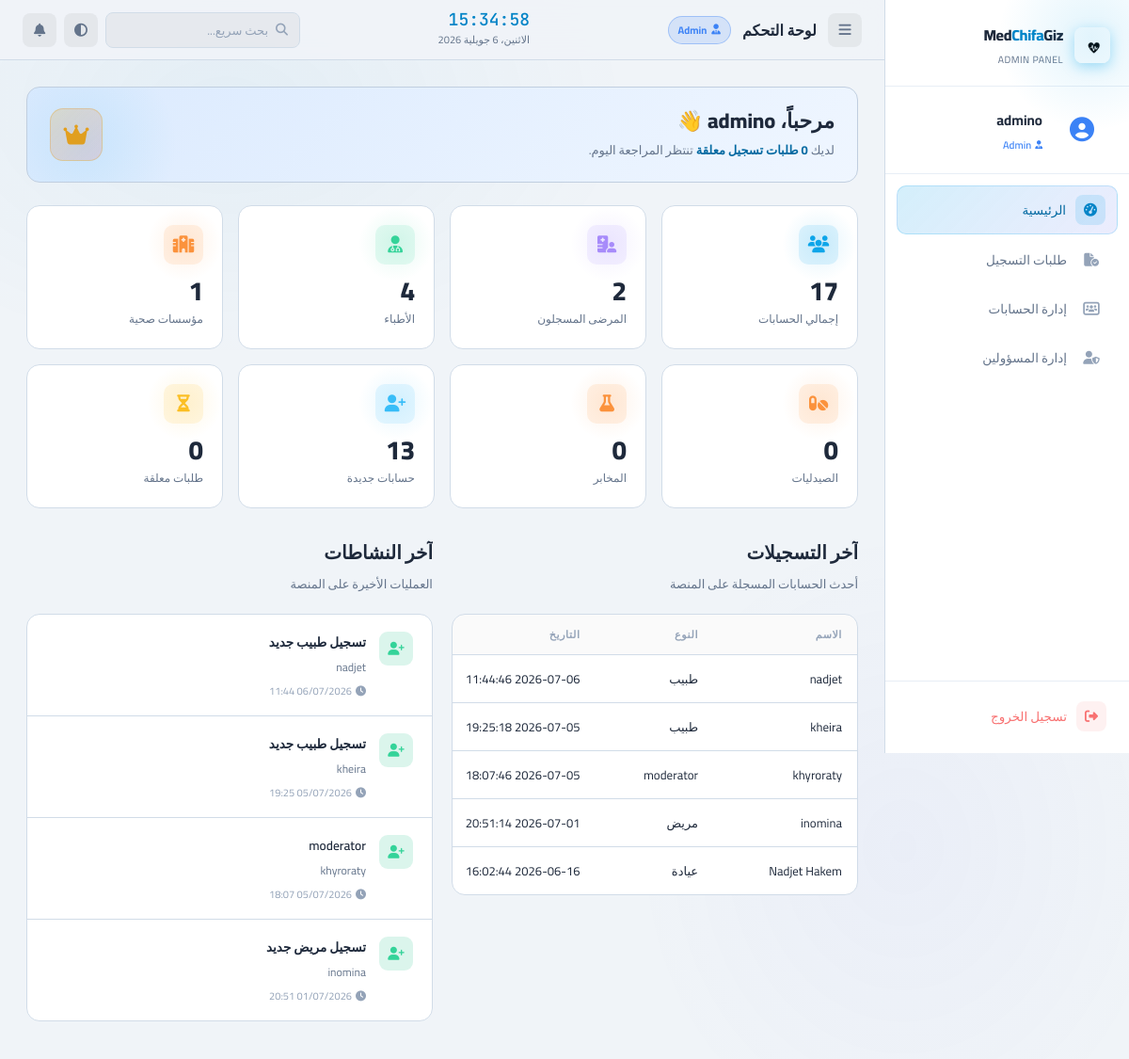
Screenshot of /super_admin_dashboard.php (signed in) with the database file from the repository.
### tables this page shows
CREATE TABLE `platform_settings` (
  `key` varchar(100) NOT NULL,
  `value` text DEFAULT NULL,
  `updated_at` timestamp NOT NULL DEFAULT current_timestamp() ON UPDATE current_timestamp()
);

CREATE TABLE `users` (
  `id` int(11) NOT NULL,
  `full_name` varchar(120) NOT NULL,
  `email` varchar(150) DEFAULT NULL,
  `phone` varchar(20) DEFAULT NULL,
  `password_hash` varchar(255) NOT NULL,
  `role` enum('patient','doctor','pharmacy','clinic','lab','super_admin','admin','moderator') NOT NULL,
  `created_at` timestamp NOT NULL DEFAULT current_timestamp(),
  `reset_otp` varchar(10) DEFAULT NULL,
  `otp_expire` datetime DEFAULT NULL,
  `otp_attempts` int(11) DEFAULT 0,
  `twofa_secret` varchar(255) DEFAULT NULL,
  `twofa_enabled` tinyint(1) DEFAULT 0,
  `status` enum('pending','approved','rejected') NOT NULL DEFAULT 'pending',
  `rejection_reason` text DEFAULT NULL,
  `profile_completed` tinyint(1) NOT NULL DEFAULT 0,
  `account_status` varchar(20) NOT NULL DEFAULT 'active',
  `permissions` longtext DEFAULT NULL,
  `profile_picture` varchar(255) DEFAULT NULL COMMENT 'مسار صورة البروفايل المحفوظة في uploads/avatars/',
  `last_login` datetime DEFAULT NULL,
  `previous_login` datetime DEFAULT NULL,
  `last_seen` datetime DEFAULT NULL,
  `is_online` tinyint(1) NOT NULL DEFAULT 0
);

### super_admin_dashboard.php (the view, shortened to what this page needs)
<?php
function hasPermission($permission) {
    return isset($_SESSION['permissions'][$permission]) &&
           $_SESSION['permissions'][$permission] === true;
}
require_once 'super_admin_notifications_helper.php';
$totalUsers = $pdo->query("
SELECT COUNT(*) FROM users
")->fetchColumn();
$totalPatients = $pdo->query("
SELECT COUNT(*) FROM users
WHERE role='patient'
")->fetchColumn();
$totalDoctors = $pdo->query("
SELECT COUNT(*) FROM users
WHERE role='doctor'
")->fetchColumn();
$newUsers = $pdo->query("
SELECT COUNT(*) FROM users
WHERE created_at >= DATE_SUB(NOW(), INTERVAL 30 DAY)
")->fetchColumn();
$totalPending = $pdo->query("
SELECT COUNT(*) FROM users
WHERE status='pending'
")->fetchColumn();
$totalClinics = $pdo->query("
SELECT COUNT(*) FROM users
WHERE role='clinic'
")->fetchColumn();
$totalPharmacies = $pdo->query("
SELECT COUNT(*) FROM users
WHERE role='pharmacy'
")->fetchColumn();
$totalLabs = $pdo->query("
SELECT COUNT(*) FROM users
WHERE role='lab'
")->fetchColumn();
$latestUsers = $pdo->query("
SELECT full_name, role, status, created_at
FROM users
ORDER BY id DESC
LIMIT 5
")->fetchAll(PDO::FETCH_ASSOC);
$latestActivities = $pdo->query("
SELECT full_name, role, created_at
FROM users
ORDER BY id DESC
LIMIT 4
")->fetchAll(PDO::FETCH_ASSOC);
$_roleMap = ['super_admin'=>'Super Admin','admin'=>'Admin','moderator'=>'Moderator'];
$currentRoleLabel = $_roleMap[$_SESSION['role'] ?? ''] ?? 'Admin';
$currentUserName  = $_SESSION['name'] ?? $currentRoleLabel;
$currentRole      = $_SESSION['role'] ?? 'admin';
$_roleColors = [
    'super_admin' => ['color'=>'#f59e0b', 'bg'=>'rgba(245,158,11,.15)', 'border'=>'rgba(245,158,11,.35)', 'icon'=>'fa-crown',      'gradient'=>'#f59e0b,#ef4444'],
    'admin'       => ['color'=>'#3b82f6', 'bg'=>'rgba(59,130,246,.15)', 'border'=>'rgba(59,130,246,.35)',  'icon'=>'fa-user-tie',   'gradient'=>'#3b82f6,#2563eb'],
    'moderator'   => ['color'=>'#a78bfa', 'bg'=>'rgba(167,139,250,.15)','border'=>'rgba(167,139,250,.35)', 'icon'=>'fa-user-check', 'gradient'=>'#a78bfa,#7c3aed'],
];
$rc = $_roleColors[$currentRole] ?? $_roleColors['admin'];
$roleIcon    = $rc['icon'];
try {
    $stmtLogo = $pdo->prepare("SELECT `value` FROM platform_settings WHERE `key` = 'logo_path'");
    $stmtLogo->execute();
    $platformLogoPath = $stmtLogo->fetchColumn() ?: null;
} catch (Exception $e) {
    $platformLogoPath = null;
}
$_panelLabels = [
    'super_admin' => 'SUPER ADMIN PANEL',
    'admin'       => 'ADMIN PANEL',
    'moderator'   => 'MODERATOR PANEL',
];
$panelLabel = $_panelLabels[$currentRole] ?? 'ADMIN PANEL';
?>
<!DOCTYPE html>
<html lang="ar" dir="rtl">
<head>
<link rel="stylesheet" href="https://cdnjs.cloudflare.com/ajax/libs/font-awesome/6.5.0/css/all.min.css">
<link rel="stylesheet" href="responsive.css">
</head>
<body>
<div class="bg-mesh"></div>
<aside class="sidebar" id="sidebar">
  <div class="sidebar-glow"></div>
  <div class="sidebar-logo">
    <?php if ($platformLogoPath): ?>
      <div class="logo-icon" style="background:transparent;padding:0;width:38px;height:38px;overflow:hidden;border-radius:8px;">
        <img src="<?= htmlspecialchars($platformLogoPath) ?>" alt="Logo" style="width:100%;height:100%;object-fit:contain;">
      </div>
    <?php else: ?>
      <div class="logo-icon"><i class="fas fa-heartbeat"></i></div>
    <?php endif; ?>
    <div>
      <span class="logo-brand">Med<em>Chifa</em>Giz</span>
      <span class="logo-sub"><?= htmlspecialchars($panelLabel) ?></span>
    </div>
  </div>
  <div class="sidebar-profile">
    <div class="profile-avatar" id="sidebarAvatarContainer">
      <span id="sidebarAvatarSpan" style="background:linear-gradient(135deg,rgba(14,165,233,.25),rgba(99,102,241,.20));display:flex;align-items:center;justify-content:center;">
        <i class="fas fa-circle-user" style="font-size:26px;color:var(--role-color);"></i>
      </span>
    </div>
    <div>
      <span class="profile-name"><?= htmlspecialchars($currentUserName) ?></span>
      <span class="profile-role"><i class="fas <?= $roleIcon ?>"></i> <?= htmlspecialchars($currentRoleLabel) ?></span>
    </div>
  </div>
  <nav class="sidebar-nav">
    <div class="nav-item active" onclick="switchSection('dashboard',this)">
      <div class="nav-icon"><i class="fas fa-gauge-high"></i></div>
      الرئيسية
    </div>
   <?php if(
    hasPermission('viewRequests') ||
    hasPermission('manageRequests')
): ?>
<div class="nav-item" onclick="switchSection('requests',this)">
  <div class="nav-icon"><i class="fas fa-file-circle-check"></i></div>
  طلبات التسجيل
</div>
<?php endif; ?>
    <?php if(
    hasPermission('viewUsers') ||
   hasPermission('manageUsers') ||
    hasPermission('viewInstitutions') ||
    hasPermission('manageInstitutions')
): ?>
<div class="nav-item" onclick="switchSection('institutions',this)">
  <div class="nav-icon"><i class="fas fa-users-rectangle"></i></div>
  إدارة الحسابات
</div>
<?php if(
    hasPermission('viewAdmins') ||
    hasPermission('manageAdmins')
): ?>
<div class="nav-item" onclick="switchSection('admins',this)">
  <div class="nav-icon"><i class="fas fa-user-shield"></i></div>
  إدارة المسؤولين
</div>
<?php endif; ?>
<?php endif; ?>
  </nav>
  <div class="sidebar-footer">
    <div class="nav-item danger" onclick="openModal('logoutConfirmModal')">
      <div class="nav-icon"><i class="fas fa-right-from-bracket"></i></div>
      تسجيل الخروج
    </div>
  </div>
</aside>
<div class="main" id="mainContent">
  <header class="header">
    <div class="header-right">
      <button class="sidebar-toggle" onclick="toggleSidebar()"><i class="fas fa-bars"></i></button>
      <span class="header-title" id="headerTitle">لوحة التحكم</span>
      <span class="super-badge role-badge"><i class="fas <?= $roleIcon ?>"></i> <?= htmlspecialchars($currentRoleLabel) ?></span>
    </div>
    <div class="header-center">
      <div>
        <div class="header-time" id="headerTime">00:00</div>
        <div class="header-date" id="headerDate"></div>
      </div>
    </div>
    <div class="header-left">
      <div class="header-search">
        <i class="fas fa-magnifying-glass"></i>
        <input type="text" placeholder="بحث سريع...">
      </div>
      <button class="header-btn" onclick="toggleTheme()"><i class="fas fa-circle-half-stroke"></i></button>
<div style="position:relative; display:inline-block;">
    <button class="header-btn" onclick="toggleNotifications()">
        <i class="fas fa-bell"></i>
    </button>
</div>
    </div>
  </header>
  <section class="section active" id="section-dashboard">
    <div class="welcome-bar">
      <div>
        <h1>مرحباً، <?= htmlspecialchars($currentUserName) ?> <span class="wave">👋</span></h1>
       <p>
لديك
<strong><?= $totalPending ?> طلبات تسجيل معلقة</strong>
تنتظر المراجعة اليوم.
</p>
      </div>
      <div class="welcome-icon"><i class="fas fa-crown"></i></div>
    </div>
    <div class="stats-grid">
      <div class="stat-card" style="--card-color:#0ea5e9">
        <div class="stat-icon" style="background:rgba(14,165,233,.12);color:#0ea5e9"><i class="fas fa-users"></i></div>
       <div class="stat-value"><?= $totalUsers ?></div>
        <div class="stat-label">إجمالي الحسابات</div>
      </div>
      <div class="stat-card" style="--card-color:#a78bfa">
        <div class="stat-icon" style="background:rgba(167,139,250,.12);color:#a78bfa"><i class="fas fa-hospital-user"></i></div>
        <div class="stat-value"><?= $totalPatients ?></div>
        <div class="stat-label">المرضى المسجلون</div>
      </div>
      <div class="stat-card" style="--card-color:#34d399">
        <div class="stat-icon" style="background:rgba(52,211,153,.12);color:#34d399"><i class="fas fa-user-doctor"></i></div>
        <div class="stat-value"><?= $totalDoctors ?></div>
        <div class="stat-label">الأطباء</div>
      </div>
      <div class="stat-card" style="--card-color:#fb923c">
        <div class="stat-icon" style="background:rgba(251,146,60,.12);color:#fb923c"><i class="fas fa-hospital"></i></div>
<div class="stat-value"><?= $totalClinics ?></div>
        <div class="stat-label">مؤسسات صحية</div>
      </div>
       <div class="stat-card" style="--card-color:#fb923c">
        <div class="stat-icon" style="background:rgba(251,146,60,.12);color:#fb923c"><i class="fas fa-pills"></i></div>
<div class="stat-value"><?= $totalPharmacies ?></div>
        <div class="stat-label">الصيدليات</div>
      </div>
      <div class="stat-card" style="--card-color:#fb923c">
        <div class="stat-icon" style="background:rgba(251,146,60,.12);color:#fb923c"><i class="fas fa-flask"></i></div>
<div class="stat-value"><?= $totalLabs ?></div>
        <div class="stat-label">المخابر</div>
      </div>
      <div class="stat-card" style="--card-color:#38bdf8">
        <div class="stat-icon" style="background:rgba(56,189,248,.12);color:#38bdf8"><i class="fas fa-user-plus"></i></div>
      <div class="stat-value"><?= $newUsers ?></div>
        <div class="stat-label">حسابات جديدة</div>
      </div>
      <div class="stat-card" style="--card-color:#fbbf24">
        <div class="stat-icon" style="background:rgba(251,191,36,.12);color:#fbbf24"><i class="fas fa-hourglass-half"></i></div>
<div class="stat-value"><?= $totalPending ?></div>
        <div class="stat-label">طلبات معلقة</div>
      </div>
    </div>
    <div class="two-col">
      <div>
        <div class="section-header">
          <div>
            <div class="section-title">آخر التسجيلات</div>
            <div class="section-sub">أحدث الحسابات المسجلة على المنصة</div>
          </div>
        </div>
        <div class="data-table-wrap">
          <table class="data-table">
            <thead>
              <tr><th>الاسم</th><th>النوع</th><th>التاريخ</th><th>الحالة</th></tr>
            </thead>
           <tbody>
<?php foreach($latestUsers as $user): ?>
<tr>
<td><?= htmlspecialchars($user['full_name']) ?></td>
<td>
<?php
switch($user['role']){
    case 'doctor':
        echo 'طبيب';
        break;
    case 'patient':
        echo 'مريض';
        break;
    case 'clinic':
        echo 'عيادة';
        break;
    default:
        echo $user['role'];
}
?>
</td>
<td><?= htmlspecialchars($user['created_at']) ?></td>
</tr>
<?php endforeach; ?>
</tbody>
          </table>
        </div>
      </div>
      <div>
        <div class="section-header">
          <div>
            <div class="section-title">آخر النشاطات</div>
            <div class="section-sub">العمليات الأخيرة على المنصة</div>
          </div>
        </div>
        <div class="activity-list" id="dashActivityList">
          <?php foreach($latestActivities as $activity): ?>
<div class="activity-item">
    <div class="act-icon"
         style="background:rgba(16,185,129,.15);color:#34d399">
        <i class="fas fa-user-plus"></i>
    </div>
    <div class="act-body">
        <div class="act-title">
    <?php
switch($activity['role']) {
    case 'doctor':
        echo 'تسجيل طبيب جديد';
        break;
    case 'patient':
        echo 'تسجيل مريض جديد';
        break;
    default:
        echo $activity['role'];
}
?>
</div>
        <div class="act-sub">
            <?= htmlspecialchars($activity['full_name']) ?>
        </div>
        <div class="act-time">
            <i class="fas fa-clock"></i>
           <?= date('d/m/Y H:i', strtotime($activity['created_at'])) ?>
        </div>
    </div>
</div>
<?php endforeach; ?>
        </div>
      </div>
    </div>
  </section>
</div>
</body>
</html>

### responsive.css (style rules this page uses)
html, body { overflow-x: hidden; max-width: 100%; }
*, *::before, *::after { box-sizing: border-box; }
.stat-card, .settings-group, .activity-list, .data-table-wrap, .maint-status-card, .maint-settings-section, .admin-stat-chip, .inst-stat-chip, .welcome-bar, .section, .main { max-width: 100%; min-width: 0; word-wrap: break-word; overflow-wrap: break-word; }
.data-table-wrap { overflow-x: auto; -webkit-overflow-scrolling: touch; width: 100%; }
.data-table { min-width: 600px; }
.header-search input { width: 160px; max-width: 100%; }
.welcome-bar { flex-wrap: wrap; }
.activity-item { min-width: 0; width: 100%; }
.act-body { min-width: 0; overflow: hidden; }
.act-title, .act-sub { word-wrap: break-word; overflow-wrap: break-word; white-space: normal; }
.two-col { min-width: 0; max-width: 100%; }
.two-col > * { min-width: 0; overflow: hidden; }

### rows the page displays
platform_settings: value (picture)
users: full_name "nadjet", role "طبيب", created_at "2026-07-06 11:44:46", created_at "06/07/2026 11:44"
users: full_name "kheira", role "طبيب", created_at "2026-07-05 19:25:18", created_at "05/07/2026 19:25"
users: full_name "khyroraty", role "moderator", created_at "2026-07-05 18:07:46", created_at "05/07/2026 18:07"
users: full_name "inomina", role "مريض", created_at "2026-07-01 20:51:14", created_at "01/07/2026 20:51"
users: full_name "Nadjet Hakem", role "عيادة", created_at "2026-06-16 16:02:44"

### other values shown
$panelLabel "ADMIN PANEL"
$currentUserName "admino"
$currentRoleLabel "Admin"
$totalPending "0"
$totalUsers "17"
$totalPatients "2"
$totalDoctors "4"
$totalClinics "1"
$totalPharmacies "0"
$totalLabs "0"
$newUsers "13"
